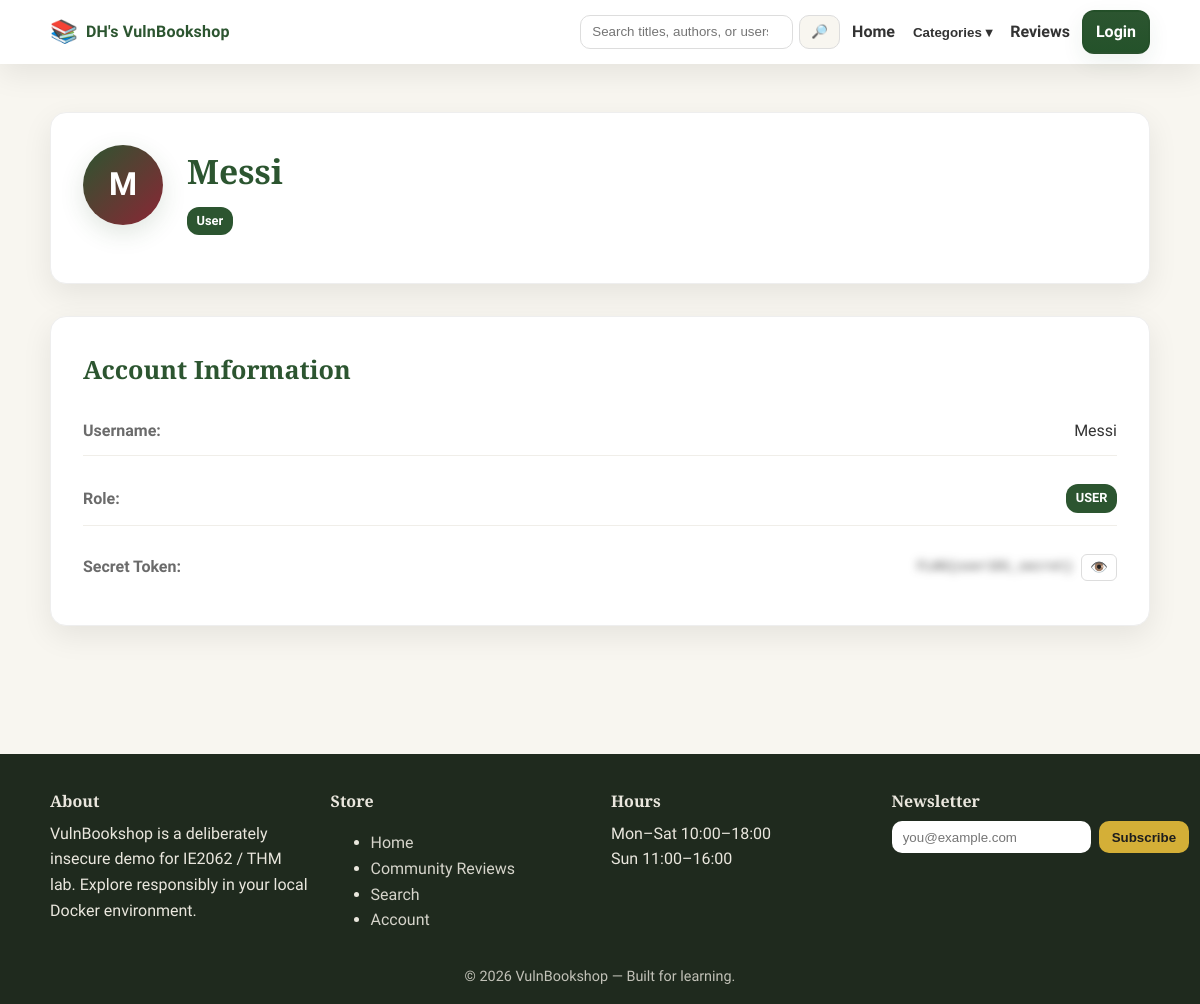
The app's page /profile.php?uid=MTAx with its own data.
### tables this page shows
CREATE TABLE users (
  id INT AUTO_INCREMENT PRIMARY KEY,
  uid VARCHAR(128),
  username VARCHAR(80),
  password VARCHAR(120),       
  role VARCHAR(20),
  secret TEXT
);

### www/profile.php (the view, shortened to what this page needs)
<?php
require_once __DIR__ . '/includes/config.php';
$conn = new mysqli($DB_HOST, $DB_USER, $DB_PASS, $DB_NAME);
$uid = isset($_GET['uid']) ? $_GET['uid'] : null;
$row = null;
if ($uid) {
    $uid_esc = $conn->real_escape_string($uid);
    $res = $conn->query("SELECT uid, username, secret, role FROM users WHERE uid='$uid_esc' LIMIT 1");
    $row = $res ? $res->fetch_assoc() : null;
}
?>
<?php include __DIR__ . '/includes/header.php'; ?>
<main class="container section">
    <?php if ($row): ?>
        <div class="profile-header">
            <div class="profile-avatar">
                <div class="avatar-circle">
                    <span class="avatar-initial"><?php echo strtoupper(substr($row['username'], 0, 1)); ?></span>
                </div>
            </div>
            <div class="profile-info">
                <h1 class="profile-name"><?php echo htmlspecialchars($row['username']); ?></h1>
                <p class="profile-meta">
                    <?php if (!empty($row['role'])): ?>
                        <span class="profile-badge role-<?php echo strtolower($row['role']); ?>">
                            <?php echo htmlspecialchars(ucfirst($row['role'])); ?>
                        </span>
                    <?php endif; ?>
                </p>
            </div>
        </div>
        <div class="user-info-card">
            <h2>Account Information</h2>
            <div class="info-grid">
                <div class="info-item">
                    <span class="info-label">Username:</span>
                    <span class="info-value"><?php echo htmlspecialchars($row['username']); ?></span>
                </div>
                <div class="info-item">
                    <span class="info-label">Role:</span>
                    <span class="info-value">
                        <span class="role-badge role-<?php echo strtolower($row['role'] ?? 'user'); ?>">
                            <?php echo htmlspecialchars(ucfirst($row['role'] ?? 'User')); ?>
                        </span>
                    </span>
                </div>
                <div class="info-item">
                    <span class="info-label">Secret Token:</span>
                    <span class="info-value secret-value">
                        <code id="secretValue" class="blurred"><?php echo htmlspecialchars($row['secret']); ?></code>
                        <button type="button" class="btn-reveal" onclick="toggleSecret()">👁️</button>
                    </span>
                </div>
            </div>
        </div>
    <?php endif; ?>
</main>
<?php include __DIR__ . '/includes/footer.php'; ?>

### www/style.css (style rules this page uses)
* { box-sizing:border-box }
html,body { margin:0;padding:0;background:var(--bg);color:var(--ink) }
body { font-family:"Source Sans 3",system-ui,-apple-system,Segoe UI,Roboto,Arial,sans-serif; line-height:1.6 }
h1,h2,h3,h4 { font-family:"Playfair Display", Georgia, serif; color:var(--green); margin:0 0 .4rem }
h1 { font-size:clamp(1.9rem,2.8vw,3rem) }
h2 { font-size:clamp(1.4rem,2.1vw,2rem) }
p { margin:.4rem 0 1rem }
.container { width:min(1100px,92%); margin:0 auto }
.section { padding:3rem 0 }

### www/profile.php (style rules this page uses)
.profile-header { display: grid; grid-template-columns: auto 1fr auto; gap: 1.5rem; align-items: start; background: var(--paper); border: 1px solid #eee; border-radius: var(--radius); padding: 2rem; margin-bottom: 2rem; box-shadow: var(--shadow); }
.profile-avatar { display: flex; justify-content: center; align-items: center; }
.avatar-circle { width: 80px; height: 80px; border-radius: 50%; background: linear-gradient(135deg, var(--green), var(--burg)); display: flex; align-items: center; justify-content: center; box-shadow: 0 8px 24px rgba(44, 85, 48, 0.15); }
.avatar-initial { color: white; font-size: 2rem; font-weight: 700; }
.profile-info { min-width: 0; }
.profile-name { margin: 0 0 0.5rem; color: var(--green); }
.profile-meta { color: var(--muted); margin: 0 0 1rem; display: flex; align-items: center; gap: 1rem; flex-wrap: wrap; }
.profile-badge { background: var(--gold); color: #1d1d1d; padding: 0.25rem 0.6rem; border-radius: 12px; font-size: 0.8rem; font-weight: 600; }
.role-badge { padding: 0.25rem 0.6rem; border-radius: 12px; font-size: 0.8rem; font-weight: 600; text-transform: uppercase; }
.role-user { background: var(--green); color: white; }
.user-info-card { background: var(--paper); border: 1px solid #eee; border-radius: var(--radius); padding: 2rem; margin-bottom: 2rem; box-shadow: var(--shadow); }
.info-grid { display: grid; gap: 1rem; margin-top: 1rem; }
.info-item { display: flex; justify-content: space-between; align-items: center; padding: 0.75rem 0; border-bottom: 1px solid #f0eee9; }
.info-item:last-child { border-bottom: none; }
.info-label { font-weight: 600; color: var(--muted); min-width: 120px; }
.info-value { display: flex; align-items: center; gap: 0.5rem; }
.secret-value { position: relative; }
.blurred { filter: blur(4px); transition: filter 0.3s ease; user-select: none; }
.btn-reveal { background: none; border: 1px solid #ddd; border-radius: 6px; padding: 0.25rem 0.5rem; cursor: pointer; font-size: 0.9rem; transition: background 0.2s ease; }

### records on screen
users: username "M", username "Messi", role "User", role "USER", secret "FLAG{user101_secret}"
